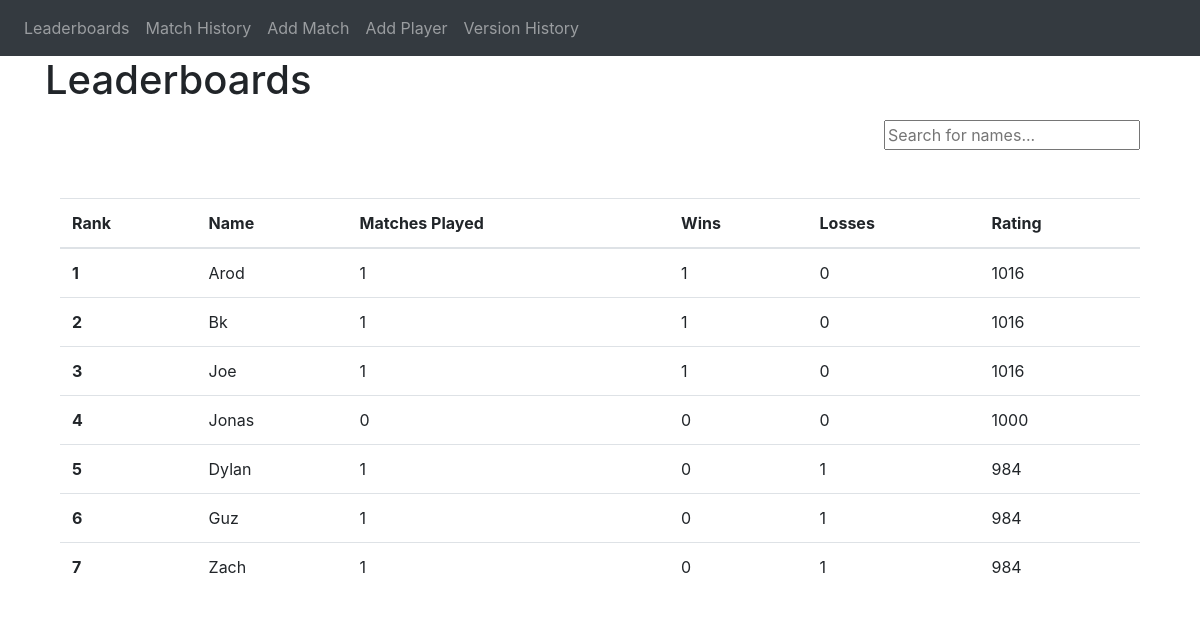
The app's page /leaderboards with its own data.
### website/models.py (models this page shows)
class Player(db.Model):
    id = db.Column(db.Integer, primary_key=True)
    playerName = db.Column(db.String(150), unique=True)
    elo = db.Column(db.Integer)
    matchesPlayed = db.Column(db.Integer)
    wins = db.Column(db.Integer)
    losses = db.Column(db.Integer)
    dateCreated = db.Column(db.DateTime(timezone=True))

### website/views.py (the view)
@views.route("/leaderboards")
def leaderboards():
    players = Player.query.order_by(Player.elo.desc(), Player.playerName)
    return render_template("leaderboards.html", players=players)

### website/templates/leaderboards.html (shortened to what this page needs)
{% extends "base.html" %} {% block title %}Leaderboards{% endblock %} {% block
content %}
<h1>Leaderboards</h1>
<div class="container mb-5 mt-3">
  <div class="text-right">
    <input
      type="text"
      id="myInput"
      onkeyup="myFunction()"
      placeholder="Search for names..."
    />
  </div>
  <br></br>
  <table class="table" id="myTable">
    <thead>
      <tr>
        <th scope="col">Rank</th>
        <th scope="col">Name</th>
        <th scope="col">Matches Played</th>
        <th scope="col">Wins</th>
        <th scope="col">Losses</th>
        <th scope="col">Rating</th>
      </tr>
    </thead>
    <tbody>
      {% for player in players %}
      <tr>
        <th scope="row">{{loop.index}}</th>
        <td>{{player.playerName}}</td>
        <td>{{player.matchesPlayed}}</td>
        <td>{{player.wins}}</td>
        <td>{{player.losses}}</td>
        <td>{{player.elo}}</td>
      </tr>
      {% endfor %}
    </tbody>
  </table>
</div>
{% endblock %}

### website/templates/base.html (shortened to what this page needs)
<!DOCTYPE html>
<html lang="en">
  <head>
    <link
      rel="stylesheet"
      href="https://stackpath.bootstrapcdn.com/bootstrap/4.4.1/css/bootstrap.min.css"
    />
  </head>
  <body>
    <nav class="navbar navbar-expand-lg navbar-dark bg-dark">
      <div class="collapse navbar-collapse" id="navbar">
        <div class="navbar-nav">
          <a class="nav-item nav-link" id="leaderboards" href="/leaderboards"
            >Leaderboards</a
          >
          <a class="nav-item nav-link" id="match-history" href="/match-history"
            >Match History</a
          >
          <a class="nav-item nav-link" id="add-match" href="/add-match"
            >Add Match</a
          >
          <a class="nav-item nav-link" id="add-player" href="/add-player"
            >Add Player</a
          >
          <a
            class="nav-item nav-link"
            id="version-history"
            href="/version-history"
            >Version History</a
          >
        </div>
      </div>
    </nav>
    <div class="container">{% block content %} {% endblock %}</div>
  </body>
</html>

### records on screen
Player: playerName "Arod", matchesPlayed "1", wins "1", losses "0", elo "1016"
Player: playerName "Bk", matchesPlayed "1", wins "1", losses "0", elo "1016"
Player: playerName "Joe", matchesPlayed "1", wins "1", losses "0", elo "1016"
Player: playerName "Jonas", matchesPlayed "0", wins "0", losses "0", elo "1000"
Player: playerName "Dylan", matchesPlayed "1", wins "0", losses "1", elo "984"
Player: playerName "Guz", matchesPlayed "1", wins "0", losses "1", elo "984"
Player: playerName "Zach", matchesPlayed "1", wins "0", losses "1", elo "984"
